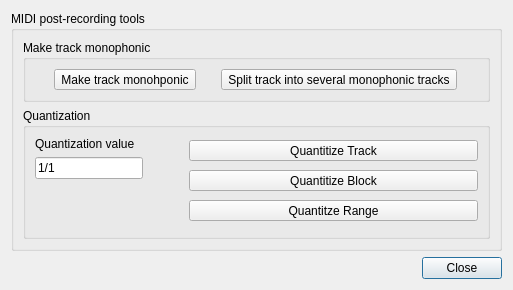
<?xml version="1.0" encoding="UTF-8"?>
<ui version="4.0">
 <class>Tools</class>
 <widget class="QDialog" name="Tools">
  <property name="geometry">
   <rect>
    <x>0</x>
    <y>0</y>
    <width>513</width>
    <height>290</height>
   </rect>
  </property>
  <property name="windowTitle">
   <string>Tools</string>
  </property>
  <layout class="QVBoxLayout" name="verticalLayout">
   <item>
    <widget class="QGroupBox" name="groupBox">
     <property name="title">
      <string>MIDI post-recording tools</string>
     </property>
     <layout class="QVBoxLayout" name="verticalLayout_3">
      <item>
       <widget class="QGroupBox" name="horizontalGroupBox">
        <property name="title">
         <string>Make track monophonic</string>
        </property>
        <layout class="QHBoxLayout" name="horizontalLayout">
         <item>
          <widget class="QToolButton" name="make_track_monophonic_button">
           <property name="toolTip">
            <string>&lt;html&gt;&lt;head/&gt;&lt;body&gt;&lt;p&gt;&lt;br/&gt;&lt;/p&gt;&lt;p&gt;If you change the refresh rate of your monitor (for instance from 60 hz from 120 hz), you need to erase the estimated value to avoid somewhat jumpy scrolling.&lt;br/&gt;&lt;/p&gt;&lt;p&gt;This value does not have to be 100% accurate. If your monitor has a refresh rate of 60 hz, and the estimated refresh rate is 59.9 hz, that's perfectly fine. The usage of the value is interpolated, so it's not possible to notice minor inaccuracies. In addition, the estimated value is timed using the audio clock and not the graphics clock, and therefore the estimated value could theoretically be 100% correct, even though it doesn't say 60 hz)&lt;/p&gt;&lt;p&gt;&lt;br/&gt;&lt;/p&gt;&lt;/body&gt;&lt;/html&gt;</string>
           </property>
           <property name="text">
            <string>Make track monohponic</string>
           </property>
          </widget>
         </item>
         <item>
          <widget class="QToolButton" name="split_track_button">
           <property name="text">
            <string>Split track into several monophonic tracks</string>
           </property>
          </widget>
         </item>
        </layout>
       </widget>
      </item>
      <item>
       <widget class="QGroupBox" name="mmagroup">
        <property name="sizePolicy">
         <sizepolicy hsizetype="Minimum" vsizetype="Minimum">
          <horstretch>0</horstretch>
          <verstretch>0</verstretch>
         </sizepolicy>
        </property>
        <property name="title">
         <string>Quantization</string>
        </property>
        <layout class="QHBoxLayout" name="horizontalLayout_2" stretch="0,0,1">
         <item>
          <layout class="QVBoxLayout" name="verticalLayout_4">
           <property name="sizeConstraint">
            <enum>QLayout::SetDefaultConstraint</enum>
           </property>
           <item>
            <widget class="QLabel" name="label">
             <property name="text">
              <string>Quantization value</string>
             </property>
            </widget>
           </item>
           <item>
            <widget class="QuantizationQLineEdit" name="quantization_value">
             <property name="text">
              <string>1/1</string>
             </property>
            </widget>
           </item>
           <item>
            <spacer name="verticalSpacer">
             <property name="orientation">
              <enum>Qt::Vertical</enum>
             </property>
             <property name="sizeHint" stdset="0">
              <size>
               <width>20</width>
               <height>40</height>
              </size>
             </property>
            </spacer>
           </item>
          </layout>
         </item>
         <item>
          <spacer name="horizontalSpacer">
           <property name="orientation">
            <enum>Qt::Horizontal</enum>
           </property>
           <property name="sizeHint" stdset="0">
            <size>
             <width>40</width>
             <height>20</height>
            </size>
           </property>
          </spacer>
         </item>
         <item>
          <layout class="QVBoxLayout" name="verticalLayout_5">
           <item>
            <widget class="QToolButton" name="quantitize_track">
             <property name="sizePolicy">
              <sizepolicy hsizetype="Expanding" vsizetype="Fixed">
               <horstretch>0</horstretch>
               <verstretch>0</verstretch>
              </sizepolicy>
             </property>
             <property name="text">
              <string>Quantitize Track</string>
             </property>
            </widget>
           </item>
           <item>
            <widget class="QToolButton" name="quantitize_block">
             <property name="sizePolicy">
              <sizepolicy hsizetype="Expanding" vsizetype="Fixed">
               <horstretch>0</horstretch>
               <verstretch>0</verstretch>
              </sizepolicy>
             </property>
             <property name="text">
              <string>Quantitize Block</string>
             </property>
            </widget>
           </item>
           <item>
            <widget class="QToolButton" name="quantitize_range">
             <property name="sizePolicy">
              <sizepolicy hsizetype="Expanding" vsizetype="Fixed">
               <horstretch>0</horstretch>
               <verstretch>0</verstretch>
              </sizepolicy>
             </property>
             <property name="text">
              <string>Quantitze Range</string>
             </property>
            </widget>
           </item>
          </layout>
         </item>
        </layout>
       </widget>
      </item>
     </layout>
    </widget>
   </item>
   <item>
    <widget class="QDialogButtonBox" name="buttonBox">
     <property name="standardButtons">
      <set>QDialogButtonBox::Close</set>
     </property>
    </widget>
   </item>
  </layout>
 </widget>
 <customwidgets>
  <customwidget>
   <class>QuantizationQLineEdit</class>
   <extends>QLineEdit</extends>
   <header>lzqlineedit.h</header>
  </customwidget>
 </customwidgets>
 <resources/>
 <connections/>
</ui>
